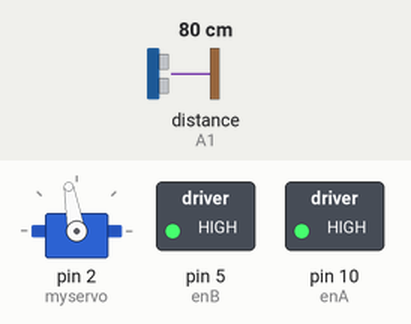
The sketch below on a simulated Arduino Uno, built with avr-gcc and run on an emulated ATmega328P. Parts: servo, switched loads named in the sketch (green lamp = pin HIGH). The test bench sets the inputs (shaded band); at power-on: distance to the obstacle (sensor on A1) 80 cm. The echo pulse lasts 58.3 µs per cm.

Above: at 3.9 s.
4.0 s: distance to the obstacle (sensor on A1) set to 22 cm
5.9 s: distance to the obstacle (sensor on A1) set to 18 cm
At 6.9 s:
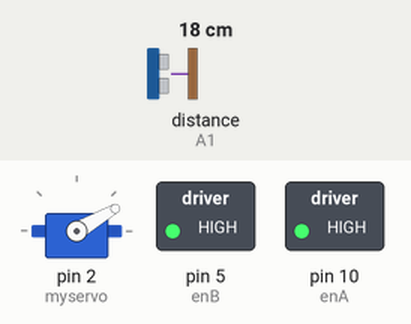
At 7.8 s:
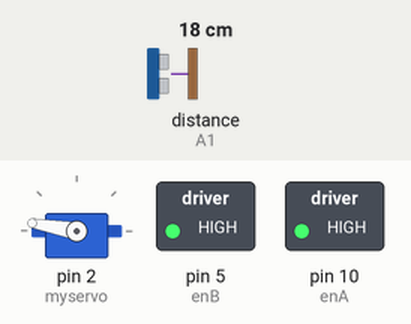
Timing chart, 0 to 14.9 s (numbered marks = the images above; inputs shaded):
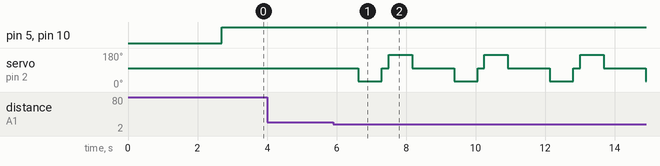

Measured:
- the behaviour switches between 21 and 20 cm on distance to the obstacle (sensor on A1) (found by bisection; images 0 and 1)
- after the input at 4.0 s, every drawn part: stays the same
- after the input at 5.9 s, servo on pin 2 (myservo): 100° → 30° after 0.73 s, then repeats every 2.8 s: 100° 0.20 s, 170° 0.67 s, 100° 1.2 s, 30° 0.67 s

The sketch:

NewPing.ino
```cpp
  // Arduino Obstacle Avoiding Robot
 // Code adapted from http://www.educ8s.tv
 // First Include the NewPing and Servo Libraries


#include <NewPing.h>
#include <Servo.h>

#define TRIG_PIN A0
#define ECHO_PIN A1
#define MAX_DISTANCE 200
NewPing sonar(TRIG_PIN, ECHO_PIN, MAX_DISTANCE);
Servo myservo;

boolean goesForward=false;
int distance = 100;
int max_dist = 20;    //Set maximum distance of obstacle
int speedSet = 0;
int setspeed = 255;   //For DC Motor speed
int balance = 100 ;   //For servo motor balance position

//Motor A
int enA = 10;
const int in1  = 9;
const int in2  = 8;
//Motor B
const int in3  = 7;
const int in4  = 6;
int enB = 5;

void setup() {

  pinMode(enA, OUTPUT);
  pinMode(enB, OUTPUT);

  myservo.attach(2);
  myservo.write(balance);
  delay(2000);
  distance = readPing();
  delay(100);
  distance = readPing();
  delay(100);
  distance = readPing();
  delay(100);
  distance = readPing();
  delay(100);
}

void loop() {

  analogWrite(enA, setspeed);
  analogWrite(enB, setspeed);

 int distanceR = 0;
 int distanceL = 0;
 delay(40);

 if(distance<=max_dist)
 {
  stop_car();
  delay(100);
  back_car();
  delay(300);
  stop_car();
  delay(200);
  distanceR = lookRight();
  delay(200);
  distanceL = lookLeft();
  delay(200);

  if(distanceR>=distanceL)
  {
    right_car();
    stop_car();
  }else
  {
    left_car();
    stop_car();
  }
 }else
 {
  forward_car();
 }
 distance = readPing();
}

int lookRight()
{
    myservo.write(30);
    delay(500);
    int distance = readPing();
    delay(100);
    myservo.write(balance);
    return distance;
}

int lookLeft()
{
    myservo.write(170);
    delay(500);
    int distance = readPing();
    delay(100);
    myservo.write(balance);
    return distance;
    delay(100);
}

int readPing() {
  delay(70);
  int cm = sonar.ping_cm();
  if(cm==0)
  {
    cm = 250;
  }
  return cm;
}
void forward_car()
{
  digitalWrite(in1, HIGH);
  digitalWrite(in2, LOW);
  digitalWrite(in3, HIGH);
  digitalWrite(in4, LOW);
}
void back_car()
{
  digitalWrite(in1, LOW);
  digitalWrite(in2, HIGH);
  digitalWrite(in3, LOW);
  digitalWrite(in4, HIGH);
}
void right_car()
{
  digitalWrite(in1, HIGH);
  digitalWrite(in2, LOW);
  digitalWrite(in3, LOW);
  digitalWrite(in4, HIGH);
   delay(300);
   forward_car();
}
void left_car()
{
  digitalWrite(in1, LOW);
  digitalWrite(in2, HIGH);
  digitalWrite(in3, HIGH);
  digitalWrite(in4, LOW);
    delay(300);
    forward_car();
}
void stop_car()
{
  digitalWrite(in1, LOW);
  digitalWrite(in2, LOW);
  digitalWrite(in3, LOW);
  digitalWrite(in4, LOW);
}
```
